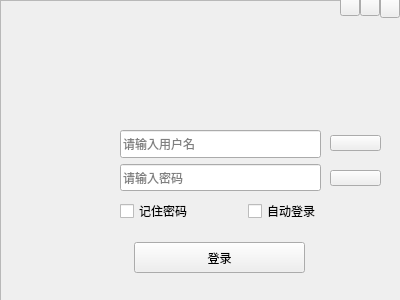
<?xml version="1.0" encoding="UTF-8"?>
<ui version="4.0">
 <class>Login</class>
 <widget class="QWidget" name="Login">
  <property name="geometry">
   <rect>
    <x>0</x>
    <y>0</y>
    <width>400</width>
    <height>300</height>
   </rect>
  </property>
  <property name="mouseTracking">
   <bool>false</bool>
  </property>
  <property name="focusPolicy">
   <enum>Qt::NoFocus</enum>
  </property>
  <property name="windowTitle">
   <string>Form</string>
  </property>
  <property name="styleSheet">
   <string notr="true"/>
  </property>
  <widget class="QFrame" name="frame">
   <property name="geometry">
    <rect>
     <x>0</x>
     <y>0</y>
     <width>401</width>
     <height>301</height>
    </rect>
   </property>
   <property name="sizePolicy">
    <sizepolicy hsizetype="Fixed" vsizetype="Fixed">
     <horstretch>0</horstretch>
     <verstretch>0</verstretch>
    </sizepolicy>
   </property>
   <property name="focusPolicy">
    <enum>Qt::StrongFocus</enum>
   </property>
   <property name="styleSheet">
    <string notr="true">QFrame#frame {
	
	
	border-image: url(:/myImages/images/bg.jpg);
}</string>
   </property>
   <property name="frameShape">
    <enum>QFrame::StyledPanel</enum>
   </property>
   <property name="frameShadow">
    <enum>QFrame::Raised</enum>
   </property>
   <widget class="QPushButton" name="settingBtn">
    <property name="geometry">
     <rect>
      <x>340</x>
      <y>-5</y>
      <width>20</width>
      <height>21</height>
     </rect>
    </property>
    <property name="styleSheet">
     <string notr="true">QPushButton{border-image: url(:/myImages/images/btn_set_normal.png);
}

QPushButton:hover{border-image:url(:/myImages/images/btn_set_hover.png)}
QPushButton:pressed{border-image:url(:/myImages/images/btn_set_press.png)}</string>
    </property>
    <property name="text">
     <string/>
    </property>
   </widget>
   <widget class="QPushButton" name="closeBtn">
    <property name="geometry">
     <rect>
      <x>380</x>
      <y>-3</y>
      <width>20</width>
      <height>21</height>
     </rect>
    </property>
    <property name="styleSheet">
     <string notr="true">QPushButton{border-image: url(:/myImages/images/clouse.png);}

QPushButton:hover{border-image: url(:/myImages/images/clouse_hover.png);}
QPushButton:pressed{border-image: url(:/myImages/images/clouse_press.png);
}



</string>
    </property>
    <property name="text">
     <string/>
    </property>
   </widget>
   <widget class="QLabel" name="label">
    <property name="geometry">
     <rect>
      <x>40</x>
      <y>130</y>
      <width>61</width>
      <height>61</height>
     </rect>
    </property>
    <property name="styleSheet">
     <string notr="true">border-image: url(:/myImages/images/start_up.jpg);</string>
    </property>
    <property name="text">
     <string/>
    </property>
   </widget>
   <widget class="QPushButton" name="minBtn">
    <property name="geometry">
     <rect>
      <x>360</x>
      <y>-5</y>
      <width>20</width>
      <height>21</height>
     </rect>
    </property>
    <property name="styleSheet">
     <string notr="true">QPushButton{border-image: url(:/myImages/images/minimize.png);}

QPushButton:hover{border-image: url(:/myImages/images/minimize_hover.png);}
QPushButton:pressed{border-image: url(:/myImages/images/minimize_press.png);
}</string>
    </property>
    <property name="text">
     <string/>
    </property>
   </widget>
   <widget class="QWidget" name="horizontalLayoutWidget">
    <property name="geometry">
     <rect>
      <x>120</x>
      <y>200</y>
      <width>201</width>
      <height>22</height>
     </rect>
    </property>
    <layout class="QHBoxLayout" name="horizontalLayout">
     <item>
      <widget class="QCheckBox" name="remberpwd">
       <property name="text">
        <string>记住密码</string>
       </property>
      </widget>
     </item>
     <item>
      <spacer name="horizontalSpacer">
       <property name="orientation">
        <enum>Qt::Horizontal</enum>
       </property>
       <property name="sizeType">
        <enum>QSizePolicy::Expanding</enum>
       </property>
       <property name="sizeHint" stdset="0">
        <size>
         <width>40</width>
         <height>20</height>
        </size>
       </property>
      </spacer>
     </item>
     <item>
      <widget class="QCheckBox" name="autologin">
       <property name="text">
        <string>自动登录</string>
       </property>
      </widget>
     </item>
    </layout>
    <zorder>horizontalSpacer</zorder>
    <zorder>remberpwd</zorder>
    <zorder>autologin</zorder>
   </widget>
   <widget class="QPushButton" name="loginBtn">
    <property name="enabled">
     <bool>true</bool>
    </property>
    <property name="geometry">
     <rect>
      <x>134</x>
      <y>242</y>
      <width>171</width>
      <height>31</height>
     </rect>
    </property>
    <property name="styleSheet">
     <string notr="true">QPushButton{border-image:url(:/myImages/images/button_login_normal.png)}
QPushButton:hover{border-image:url(:/myImages/images/button_login_hover.png)}
QPushButton:pressed{border-image:url(:/myImages/images/button_login_down.png)}</string>
    </property>
    <property name="text">
     <string>登录</string>
    </property>
    <property name="shortcut">
     <string>Return</string>
    </property>
    <property name="flat">
     <bool>false</bool>
    </property>
   </widget>
   <widget class="QWidget" name="verticalLayoutWidget">
    <property name="geometry">
     <rect>
      <x>120</x>
      <y>130</y>
      <width>201</width>
      <height>61</height>
     </rect>
    </property>
    <layout class="QVBoxLayout" name="verticalLayout">
     <item>
      <widget class="QLineEdit" name="usrEdit">
       <property name="sizePolicy">
        <sizepolicy hsizetype="Expanding" vsizetype="Preferred">
         <horstretch>0</horstretch>
         <verstretch>0</verstretch>
        </sizepolicy>
       </property>
       <property name="focusPolicy">
        <enum>Qt::StrongFocus</enum>
       </property>
       <property name="styleSheet">
        <string notr="true">
border-color: rgb(255, 255, 255);</string>
       </property>
       <property name="placeholderText">
        <string>请输入用户名</string>
       </property>
       <property name="cursorMoveStyle">
        <enum>Qt::LogicalMoveStyle</enum>
       </property>
      </widget>
     </item>
     <item>
      <layout class="QHBoxLayout" name="horizontalLayout_2" stretch="0">
       <property name="spacing">
        <number>6</number>
       </property>
       <property name="sizeConstraint">
        <enum>QLayout::SetFixedSize</enum>
       </property>
       <property name="rightMargin">
        <number>0</number>
       </property>
       <item>
        <widget class="QPasswordLineEdit" name="pwdEdit">
         <property name="sizePolicy">
          <sizepolicy hsizetype="Expanding" vsizetype="Preferred">
           <horstretch>0</horstretch>
           <verstretch>0</verstretch>
          </sizepolicy>
         </property>
         <property name="inputMask">
          <string/>
         </property>
         <property name="text">
          <string/>
         </property>
         <property name="echoMode">
          <enum>QLineEdit::Normal</enum>
         </property>
         <property name="placeholderText">
          <string>请输入密码</string>
         </property>
        </widget>
       </item>
      </layout>
     </item>
    </layout>
   </widget>
   <widget class="QPushButton" name="registerBtn">
    <property name="geometry">
     <rect>
      <x>330</x>
      <y>135</y>
      <width>51</width>
      <height>16</height>
     </rect>
    </property>
    <property name="styleSheet">
     <string notr="true">QPushButton{border-image: url(:/myImages/images/zhuce.png);}

QPushButton:hover{border-image: url(:/myImages/images/zhuce_hover.png);}
QPushButton:pressed{border-image: url(:/myImages/images/zhuce_press.png);
}
</string>
    </property>
    <property name="text">
     <string/>
    </property>
   </widget>
   <widget class="QPushButton" name="pushButton">
    <property name="geometry">
     <rect>
      <x>330</x>
      <y>170</y>
      <width>51</width>
      <height>16</height>
     </rect>
    </property>
    <property name="styleSheet">
     <string notr="true">QPushButton{border-image:url(:/myImages/images/mima.png);}

QPushButton:hover{border-image: url(:/myImages/images/mima_hover.png);}
QPushButton:pressed{border-image: url(:/myImages/images/mima_press.png);
}
</string>
    </property>
    <property name="text">
     <string/>
    </property>
   </widget>
  </widget>
 </widget>
 <customwidgets>
  <customwidget>
   <class>QPasswordLineEdit</class>
   <extends>QLineEdit</extends>
   <header location="global">qpasswordlineedit.h</header>
  </customwidget>
 </customwidgets>
 <resources/>
 <connections>
  <connection>
   <sender>closeBtn</sender>
   <signal>clicked()</signal>
   <receiver>Login</receiver>
   <slot>close()</slot>
   <hints>
    <hint type="sourcelabel">
     <x>389</x>
     <y>7</y>
    </hint>
    <hint type="destinationlabel">
     <x>199</x>
     <y>147</y>
    </hint>
   </hints>
  </connection>
  <connection>
   <sender>minBtn</sender>
   <signal>clicked(bool)</signal>
   <receiver>Login</receiver>
   <slot>showMinimized()</slot>
   <hints>
    <hint type="sourcelabel">
     <x>368</x>
     <y>4</y>
    </hint>
    <hint type="destinationlabel">
     <x>197</x>
     <y>147</y>
    </hint>
   </hints>
  </connection>
 </connections>
</ui>
